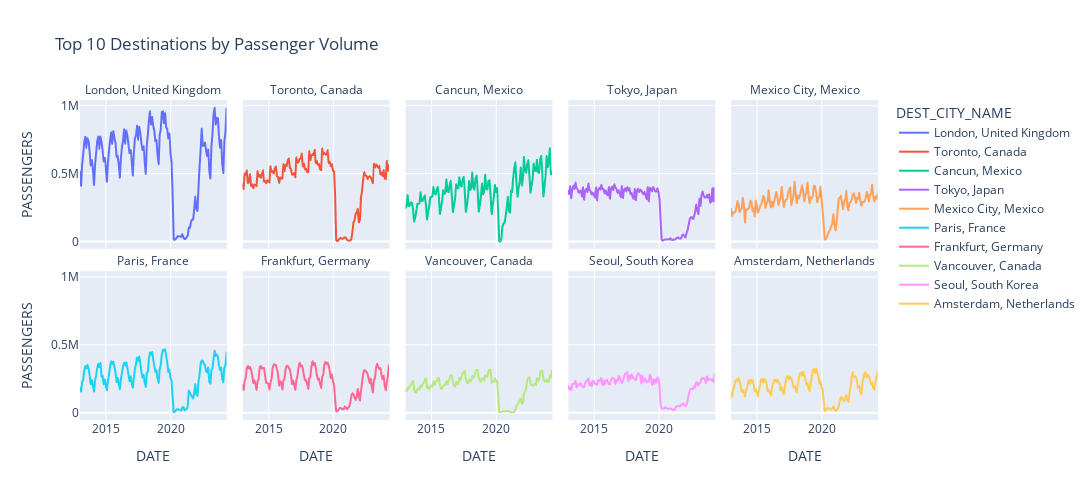

Notebook cell for this chart:
### Markdown cell above
Plotting the top 10 destinations in a single plot, we can see the rise and fall of each destination. London stays on top until COVID lockdown and throughout the pandemic years Cancun emerges on top. As the travel restrictions are lifted and travel begins to resume back to normal, London climbs back onto the top spot. Toronto, which was second during pre-2020, goes back and forth with Cancun post-2022. Rest of the top destinations seem to return to normal also.

As it can be a bit difficult see each destination in detail, they are plotted individually below. Seasonality and trend of each destination can be seen easier when plotted individually.

### Code cell
# plot each top 10 overall passenger volume destinations
fig = px.line(
    df_tc, x='DATE', y='PASSENGERS', color='DEST_CITY_NAME', facet_col='DEST_CITY_NAME',
    facet_col_wrap=5,
    height=500,
    width=2400,
    title="Top 10 Destinations by Passenger Volume"
    )
fig.for_each_annotation(lambda x: x.update(text=x.text.split('=')[-1]))
fig.show()

### Figure 1 — Plotly figure (JSON) as saved in the notebook; plotly's stock layout.template omitted (floating-point values rounded to 4 significant figures; data arrays with more than 128 entries replaced by an {"elided": "..."} marker saying what was removed)
{"data": [{"hovertemplate": "DEST_CITY_NAME=London, United Kingdom<br>DATE=%{x}<br>PASSENGERS=%{y}<extra></extra>", "legendgroup": "London, United Kingdom", "line": {"color": "#636efa", "dash": "solid"}, "marker": {"symbol": "circle"}, "mode": "lines", "name": "London, United Kingdom", "showlegend": true, "type": "scattergl", "x": {"elided": "137 str values"}, "xaxis": "x6", "y": {"elided": "137 int values"}, "yaxis": "y6"}, {"hovertemplate": "DEST_CITY_NAME=Toronto, Canada<br>DATE=%{x}<br>PASSENGERS=%{y}<extra></extra>", "legendgroup": "Toronto, Canada", "line": {"color": "#EF553B", "dash": "solid"}, "marker": {"symbol": "circle"}, "mode": "lines", "name": "Toronto, Canada", "showlegend": true, "type": "scattergl", "x": {"elided": "137 str values"}, "xaxis": "x7", "y": {"elided": "137 int values"}, "yaxis": "y7"}, {"hovertemplate": "DEST_CITY_NAME=Cancun, Mexico<br>DATE=%{x}<br>PASSENGERS=%{y}<extra></extra>", "legendgroup": "Cancun, Mexico", "line": {"color": "#00cc96", "dash": "solid"}, "marker": {"symbol": "circle"}, "mode": "lines", "name": "Cancun, Mexico", "showlegend": true, "type": "scattergl", "x": {"elided": "137 str values"}, "xaxis": "x8", "y": {"elided": "137 int values"}, "yaxis": "y8"}, {"hovertemplate": "DEST_CITY_NAME=Tokyo, Japan<br>DATE=%{x}<br>PASSENGERS=%{y}<extra></extra>", "legendgroup": "Tokyo, Japan", "line": {"color": "#ab63fa", "dash": "solid"}, "marker": {"symbol": "circle"}, "mode": "lines", "name": "Tokyo, Japan", "showlegend": true, "type": "scattergl", "x": {"elided": "137 str values"}, "xaxis": "x9", "y": {"elided": "137 int values"}, "yaxis": "y9"}, {"hovertemplate": "DEST_CITY_NAME=Mexico City, Mexico<br>DATE=%{x}<br>PASSENGERS=%{y}<extra></extra>", "legendgroup": "Mexico City, Mexico", "line": {"color": "#FFA15A", "dash": "solid"}, "marker": {"symbol": "circle"}, "mode": "lines", "name": "Mexico City, Mexico", "showlegend": true, "type": "scattergl", "x": {"elided": "137 str values"}, "xaxis": "x10", "y": {"elided": "137 int values"}, "yaxis": "y10"}, {"hovertemplate": "DEST_CITY_NAME=Paris, France<br>DATE=%{x}<br>PASSENGERS=%{y}<extra></extra>", "legendgroup": "Paris, France", "line": {"color": "#19d3f3", "dash": "solid"}, "marker": {"symbol": "circle"}, "mode": "lines", "name": "Paris, France", "showlegend": true, "type": "scattergl", "x": {"elided": "137 str values"}, "xaxis": "x", "y": {"elided": "137 int values"}, "yaxis": "y"}, {"hovertemplate": "DEST_CITY_NAME=Frankfurt, Germany<br>DATE=%{x}<br>PASSENGERS=%{y}<extra></extra>", "legendgroup": "Frankfurt, Germany", "line": {"color": "#FF6692", "dash": "solid"}, "marker": {"symbol": "circle"}, "mode": "lines", "name": "Frankfurt, Germany", "showlegend": true, "type": "scattergl", "x": {"elided": "137 str values"}, "xaxis": "x2", "y": {"elided": "137 int values"}, "yaxis": "y2"}, {"hovertemplate": "DEST_CITY_NAME=Vancouver, Canada<br>DATE=%{x}<br>PASSENGERS=%{y}<extra></extra>", "legendgroup": "Vancouver, Canada", "line": {"color": "#B6E880", "dash": "solid"}, "marker": {"symbol": "circle"}, "mode": "lines", "name": "Vancouver, Canada", "showlegend": true, "type": "scattergl", "x": {"elided": "137 str values"}, "xaxis": "x3", "y": {"elided": "137 int values"}, "yaxis": "y3"}, {"hovertemplate": "DEST_CITY_NAME=Seoul, South Korea<br>DATE=%{x}<br>PASSENGERS=%{y}<extra></extra>", "legendgroup": "Seoul, South Korea", "line": {"color": "#FF97FF", "dash": "solid"}, "marker": {"symbol": "circle"}, "mode": "lines", "name": "Seoul, South Korea", "showlegend": true, "type": "scattergl", "x": {"elided": "137 str values"}, "xaxis": "x4", "y": {"elided": "137 int values"}, "yaxis": "y4"}, {"hovertemplate": "DEST_CITY_NAME=Amsterdam, Netherlands<br>DATE=%{x}<br>PASSENGERS=%{y}<extra></extra>", "legendgroup": "Amsterdam, Netherlands", "line": {"color": "#FECB52", "dash": "solid"}, "marker": {"symbol": "circle"}, "mode": "lines", "name": "Amsterdam, Netherlands", "showlegend": true, "type": "scattergl", "x": {"elided": "137 str values"}, "xaxis": "x5", "y": {"elided": "137 int values"}, "yaxis": "y5"}], "layout": {"annotations": [{"font": {}, "showarrow": false, "text": "Paris, France", "x": 0.092, "xanchor": "center", "xref": "paper", "y": 0.465, "yanchor": "bottom", "yref": "paper"}, {"font": {}, "showarrow": false, "text": "Frankfurt, Germany", "x": 0.296, "xanchor": "center", "xref": "paper", "y": 0.465, "yanchor": "bottom", "yref": "paper"}, {"font": {}, "showarrow": false, "text": "Vancouver, Canada", "x": 0.5, "xanchor": "center", "xref": "paper", "y": 0.465, "yanchor": "bottom", "yref": "paper"}, {"font": {}, "showarrow": false, "text": "Seoul, South Korea", "x": 0.704, "xanchor": "center", "xref": "paper", "y": 0.465, "yanchor": "bottom", "yref": "paper"}, {"font": {}, "showarrow": false, "text": "Amsterdam, Netherlands", "x": 0.908, "xanchor": "center", "xref": "paper", "y": 0.465, "yanchor": "bottom", "yref": "paper"}, {"font": {}, "showarrow": false, "text": "London, United Kingdom", "x": 0.092, "xanchor": "center", "xref": "paper", "y": 1.0, "yanchor": "bottom", "yref": "paper"}, {"font": {}, "showarrow": false, "text": "Toronto, Canada", "x": 0.296, "xanchor": "center", "xref": "paper", "y": 1.0, "yanchor": "bottom", "yref": "paper"}, {"font": {}, "showarrow": false, "text": "Cancun, Mexico", "x": 0.5, "xanchor": "center", "xref": "paper", "y": 1.0, "yanchor": "bottom", "yref": "paper"}, {"font": {}, "showarrow": false, "text": "Tokyo, Japan", "x": 0.704, "xanchor": "center", "xref": "paper", "y": 1.0, "yanchor": "bottom", "yref": "paper"}, {"font": {}, "showarrow": false, "text": "Mexico City, Mexico", "x": 0.908, "xanchor": "center", "xref": "paper", "y": 1.0, "yanchor": "bottom", "yref": "paper"}], "height": 500, "legend": {"title": {"text": "DEST_CITY_NAME"}, "tracegroupgap": 0}, "title": {"text": "Top 10 Destinations by Passenger Volume"}, "width": 2400, "xaxis": {"anchor": "y", "domain": [0, 0.184], "title": {"text": "DATE"}}, "xaxis10": {"anchor": "y10", "domain": [0.816, 1], "matches": "x", "showticklabels": false}, "xaxis2": {"anchor": "y2", "domain": [0.204, 0.388], "matches": "x", "title": {"text": "DATE"}}, "xaxis3": {"anchor": "y3", "domain": [0.408, 0.592], "matches": "x", "title": {"text": "DATE"}}, "xaxis4": {"anchor": "y4", "domain": [0.612, 0.796], "matches": "x", "title": {"text": "DATE"}}, "xaxis5": {"anchor": "y5", "domain": [0.816, 1], "matches": "x", "title": {"text": "DATE"}}, "xaxis6": {"anchor": "y6", "domain": [0, 0.184], "matches": "x", "showticklabels": false}, "xaxis7": {"anchor": "y7", "domain": [0.204, 0.388], "matches": "x", "showticklabels": false}, "xaxis8": {"anchor": "y8", "domain": [0.408, 0.592], "matches": "x", "showticklabels": false}, "xaxis9": {"anchor": "y9", "domain": [0.612, 0.796], "matches": "x", "showticklabels": false}, "yaxis": {"anchor": "x", "domain": [0, 0.465], "title": {"text": "PASSENGERS"}}, "yaxis10": {"anchor": "x10", "domain": [0.535, 1.0], "matches": "y", "showticklabels": false}, "yaxis2": {"anchor": "x2", "domain": [0, 0.465], "matches": "y", "showticklabels": false}, "yaxis3": {"anchor": "x3", "domain": [0, 0.465], "matches": "y", "showticklabels": false}, "yaxis4": {"anchor": "x4", "domain": [0, 0.465], "matches": "y", "showticklabels": false}, "yaxis5": {"anchor": "x5", "domain": [0, 0.465], "matches": "y", "showticklabels": false}, "yaxis6": {"anchor": "x6", "domain": [0.535, 1.0], "matches": "y", "title": {"text": "PASSENGERS"}}, "yaxis7": {"anchor": "x7", "domain": [0.535, 1.0], "matches": "y", "showticklabels": false}, "yaxis8": {"anchor": "x8", "domain": [0.535, 1.0], "matches": "y", "showticklabels": false}, "yaxis9": {"anchor": "x9", "domain": [0.535, 1.0], "matches": "y", "showticklabels": false}}}
